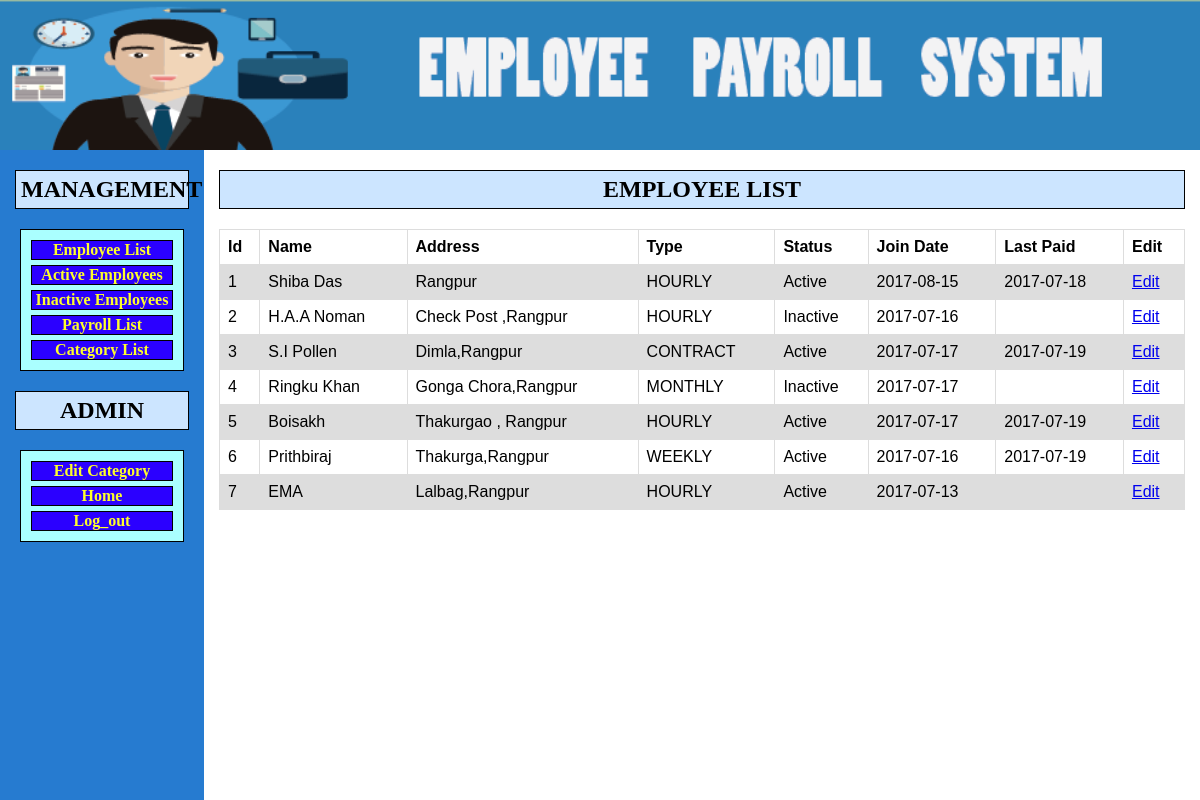
Page /employeelist.php (signed in) on the committed database.
### tables this page shows
CREATE TABLE `employee` (
  `id` int(11) NOT NULL,
  `name` varchar(30) NOT NULL,
  `address` varchar(50) NOT NULL,
  `type` int(11) NOT NULL,
  `status` tinyint(1) NOT NULL,
  `jdate` date NOT NULL,
  `lpaid` date DEFAULT NULL
);

CREATE TABLE `type` (
  `id` int(11) NOT NULL,
  `type_name` varchar(15) NOT NULL,
  `cost` int(25) NOT NULL
);

### includes/functions.php (called while the page is built, shortened)
<?php
		function  select_all_from_employee(){
	    global $db;
		$query = "SELECT * FROM ";
		$query .= " employee ;";
		$employee = $db->query($query);
	     return $employee;
		}
?>
<?php
		function  find_type_by_id($id){
	    global $db;
		$query = "SELECT * FROM ";
		$query .= "type ";
		$query .= "WHERE id = {$id} ";
		$result = $db->query($query);
		$type = $db->fetch_array($result);
		if($type){
	     return $type;
		}
			else{
				return null;
			}
		}
?>

### includes/database.php (called while the page is built, shortened)
<?php
		class DataBase
		{
			private $connection;
			public function query ($query){
				$result =  mysqli_query($this->connection,$query);
				return $result;
			}
			public function prep_query($query){
				mysqli_real_escape_string($this->connection,$query);
				return $query;
			}
			public function fetch_array($result){
				$value = mysqli_fetch_assoc($result);
				return $value;
			}
			public function open_connection () {
					$this-> connection = mysqli_connect(DBHOST,DBUSER,DBPASS,DBNAME);
			}
}
?>

### public/employeelist.php (the view, shortened to what this page needs)
<?php   include("../includes/layout/header.php"); ?>
<?php require_once("../includes/require_once.php"); ?>
<?php
	$result = select_all_from_employee();
 ?>
<center><h2>EMPLOYEE LIST</h2></center>
<table>
  <tr>
    <th>Id</th>
    <th>Name</th>
      <th>Address</th>
    <th>Type</th>
     <th>Status</th>
      <th>Join Date</th>
       <th>Last Paid</th>
        <th>Edit</th>
  </tr>
<?php while ($row=$db->fetch_array($result)) {
	echo "<tr>";
	echo "<td>{$row['id']}</td>";
	echo "<td>{$row['name']}</td>";
	echo "<td>{$row['address']}</td>";
?>
<?php
	$type = find_type_by_id($row['type']);
	echo "<td>{$type['type_name']}</td>";
?>
<?php
	 $status = $row['status'] ==1 ? "Active" : "Inactive";
	echo "<td>{$status}</td>";
?>
<?php
	echo "<td>{$row['jdate']}</td>";
	echo "<td>{$row['lpaid']}</td>";
	echo "<td><a href=\"e_edit.php?employee={$row['id']}\">Edit</a></td>";
    echo "</tr>";
?>
<?php } ?>
</table>
<?php   include("../includes/layout/fotter.php"); ?>

### public/style/style.css (style rules this page uses)
h2 { border: 1px solid black; text-align:center; padding: 5px; background:#cce5ff; }
table { font-family: arial, sans-serif; border-collapse: collapse; width: 100%; }
td, th { border: 1px solid #dddddd; text-align: left; padding: 8px; }
tr:nth-child(even) { background-color: #dddddd; }

### rows in the picture
employee: id "1", name "Shiba Das", address "Rangpur", type.type_name "HOURLY", status "Active", jdate "2017-08-15", lpaid "2017-07-18"
employee: id "2", name "H.A.A Noman", address "Check Post ,Rangpur", type.type_name "HOURLY", status "Inactive", jdate "2017-07-16"
employee: id "3", name "S.I Pollen", address "Dimla,Rangpur", type.type_name "CONTRACT", status "Active", jdate "2017-07-17", lpaid "2017-07-19"
employee: id "4", name "Ringku Khan", address "Gonga Chora,Rangpur", type.type_name "MONTHLY", status "Inactive", jdate "2017-07-17"
employee: id "5", name "Boisakh", address "Thakurgao , Rangpur", type.type_name "HOURLY", status "Active", jdate "2017-07-17", lpaid "2017-07-19"
employee: id "6", name "Prithbiraj", address "Thakurga,Rangpur", type.type_name "WEEKLY", status "Active", jdate "2017-07-16", lpaid "2017-07-19"
employee: id "7", name "EMA", address "Lalbag,Rangpur", type.type_name "HOURLY", status "Active", jdate "2017-07-13"
